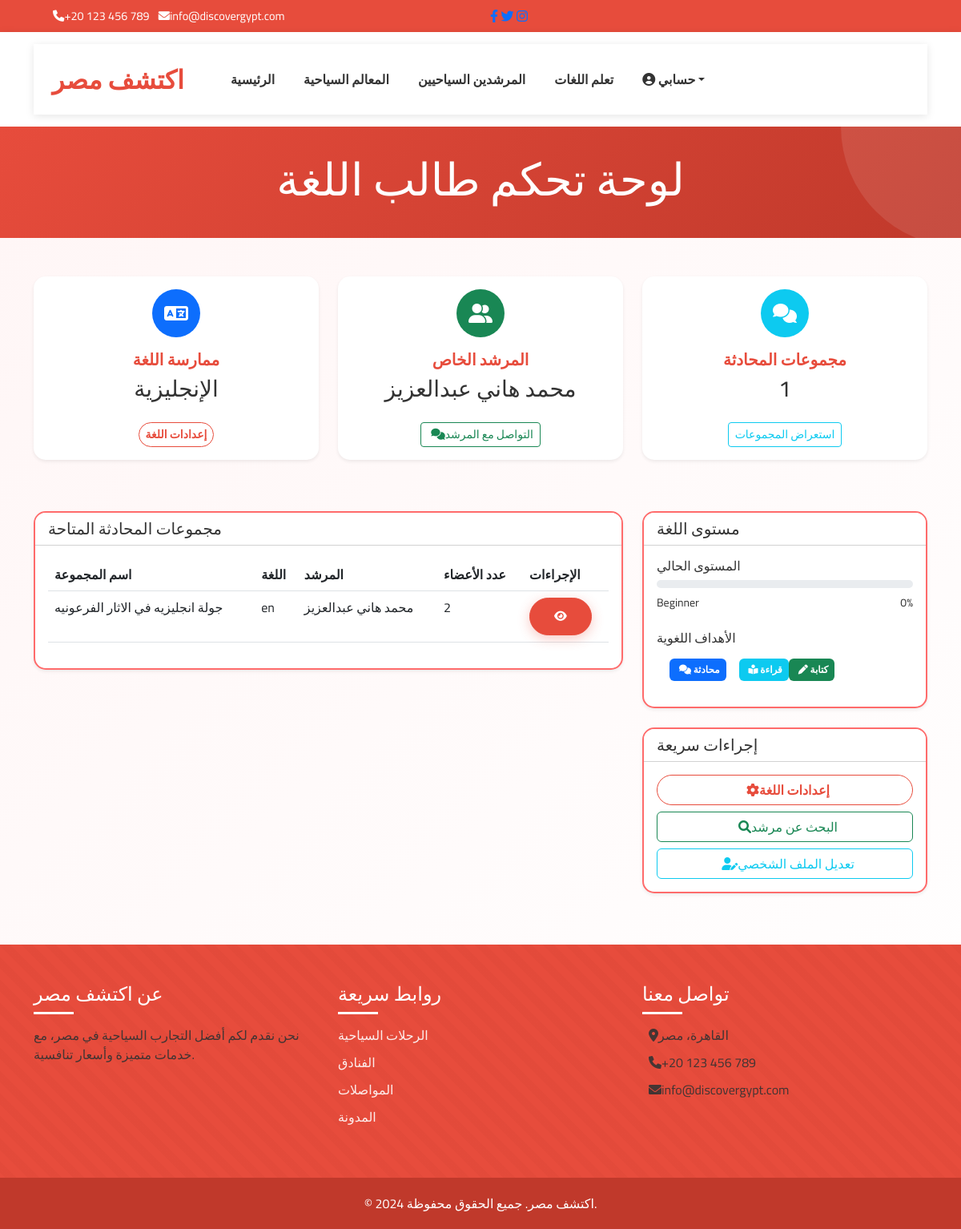
The app's page /student/dashboard (signed in) with its own data.
### models.py (models this page shows, shortened)
class User(UserMixin, db.Model):
    id = db.Column(db.Integer, primary_key=True)
    username = db.Column(db.String(64), unique=True, nullable=False)
    email = db.Column(db.String(120), unique=True, nullable=False)
    password_hash = db.Column(db.String(256), nullable=False)
    is_guide = db.Column(db.Boolean, default=False)
    is_student = db.Column(db.Boolean, default=False)
    is_tourist = db.Column(db.Boolean, default=False)
    is_admin = db.Column(db.Boolean, default=False)
    phone = db.Column(db.String(20), nullable=True)
    country = db.Column(db.String(100), nullable=True)
    governorate = db.Column(db.String(100), nullable=True)
    city = db.Column(db.String(100), nullable=True)
    profile_pic = db.Column(db.String(200), nullable=True)
    education_level = db.Column(db.String(100), nullable=True)
    university = db.Column(db.String(200), nullable=True)
    languages = db.Column(db.String(200), nullable=True)
    bio = db.Column(db.Text, nullable=True)
    date_joined = db.Column(db.DateTime, default=datetime.utcnow)
    profile_completed = db.Column(db.Boolean, default=False)
    reviews = db.relationship('Review', backref='author', lazy='dynamic')
    guide_profile = db.relationship('Guide',
                                  foreign_keys='Guide.user_id',
                                  backref='user_profile', # Changed from 'user' to 'user_profile'
                                  uselist=False)
    language_practices = db.relationship('LanguagePractice',
                                       foreign_keys='LanguagePractice.student_id',
                                       backref=db.backref('student_user', lazy='joined'),  # Changed from 'student' to 'student_user'
                                       lazy='dynamic')

class ChatGroup(db.Model):
    id = db.Column(db.Integer, primary_key=True)
    name = db.Column(db.String(100), nullable=False)
    description = db.Column(db.Text, nullable=True)
    created_at = db.Column(db.DateTime, default=datetime.utcnow)
    guide_id = db.Column(db.Integer, db.ForeignKey('user.id'), nullable=False)
    language = db.Column(db.String(50), nullable=False)
    guide = db.relationship('User', backref=db.backref('guide_chats', lazy='dynamic'))
    messages = db.relationship('ChatMessage', backref='chat_group_ref', lazy='dynamic', cascade='all, delete-orphan')
    members = db.relationship('ChatGroupMember', backref='chat_group', lazy='dynamic', cascade='all, delete-orphan')

class LanguagePractice(db.Model):
    id = db.Column(db.Integer, primary_key=True)
    student_id = db.Column(db.Integer, db.ForeignKey('user.id'), nullable=False)
    guide_id = db.Column(db.Integer, db.ForeignKey('user.id'), nullable=True)
    language = db.Column(db.String(10), nullable=False)
    proficiency_level = db.Column(db.String(20), nullable=False)
    availability = db.Column(db.String(200))
    interests = db.Column(db.String(500))
    selection_date = db.Column(db.DateTime, nullable=True)
    expiry_date = db.Column(db.DateTime, nullable=True)
    request_token = db.Column(db.String(100), unique=True, nullable=True)
    status = db.Column(db.String(20), default='pending')  # pending, accepted, rejected, expired
    student = db.relationship('User',
                            foreign_keys=[student_id],
                            backref=db.backref('language_practice_info', lazy='dynamic'),
                            primaryjoin='LanguagePractice.student_id == User.id')
    guide = db.relationship('User',
                          foreign_keys=[guide_id],
                          backref=db.backref('guided_practices', lazy='dynamic'),
                          primaryjoin='LanguagePractice.guide_id == User.id')

### routes.py (the view)
@main.route('/student/dashboard')
@login_required
def student_dashboard():
    if not current_user.is_student:
        flash('You do not have permission to access this page.', 'danger')
        return redirect(url_for('main.index'))
    language_practice = LanguagePractice.query.filter_by(student_id=current_user.id).first()
    memberships = ChatGroupMember.query.filter_by(user_id=current_user.id).all()
    chat_groups = []
    for membership in memberships:
        group = membership.chat_group
        group.member_count = ChatGroupMember.query.filter_by(chat_group_id=group.id).count()
        chat_groups.append(group)
    guide = None
    if language_practice and language_practice.guide_id:
        guide_user = User.query.get(language_practice.guide_id)
        guide = Guide.query.filter_by(user_id=guide_user.id).first()
    available_guides = []
    if language_practice:
        guides = Guide.query.join(User).filter(User.is_guide==True).all()
        available_guides = [g for g in guides if language_practice.language.lower() in (g.user.languages or '').lower()]
    return render_template('student/dashboard.html',
                          title='Student Dashboard',
                          language_practice=language_practice,
                          chat_groups=chat_groups,
                          guide=guide,
                          available_guides=available_guides)

### templates/student/dashboard.html (shortened to what this page needs)
{% extends "base.html" %}
{% block content %}
    <div class="page-header text-center">
        <div class="container">
            <h1 class="display-4">{{ _('لوحة تحكم طالب اللغة') }}</h1>
        </div>
    </div>
    <div class="container mt-5">
        <div class="row mb-4">
            <div class="col-lg-4 col-md-6 mb-4">
                <div class="card border-0 shadow-sm">
                    <div class="card-body text-center">
                        <div class="stats-icon bg-primary mx-auto mb-3">
                            <i class="fas fa-language"></i>
                        </div>
                        <h5 class="card-title">{{ _('ممارسة اللغة') }}</h5>
                        <h3 class="card-text">
                            {% if language_practice %}
                                {% if language_practice.language == 'ar' %}
                                    {{ _('العربية') }}
                                {% elif language_practice.language == 'en' %}
                                    {{ _('الإنجليزية') }}
                                {% elif language_practice.language == 'fr' %}
                                    {{ _('الفرنسية') }}
                                {% elif language_practice.language == 'de' %}
                                    {{ _('الألمانية') }}
                                {% elif language_practice.language == 'es' %}
                                    {{ _('الإسبانية') }}
                                {% elif language_practice.language == 'it' %}
                                    {{ _('الإيطالية') }}
                                {% elif language_practice.language == 'ru' %}
                                    {{ _('الروسية') }}
                                {% elif language_practice.language == 'zh' %}
                                    {{ _('الصينية') }}
                                {% else %}
                                    {{ language_practice.language }}
                                {% endif %}
                            {% else %}
                                {{ _('غير مفعل') }}
                            {% endif %}
                        </h3>
                        <a href="{{ url_for('main.language_setup') }}" class="btn btn-sm btn-outline-primary mt-3">{{ _('إعدادات اللغة') }}</a>
                    </div>
                </div>
            </div>
            <div class="col-lg-4 col-md-6 mb-4">
                <div class="card border-0 shadow-sm">
                    <div class="card-body text-center">
                        <div class="stats-icon bg-success mx-auto mb-3">
                            <i class="fas fa-user-friends"></i>
                        </div>
                        <h5 class="card-title">{{ _('المرشد الخاص') }}</h5>
                        <h3 class="card-text">
                            {% if language_practice and language_practice.guide %}
                                {{ language_practice.guide.username }}
                            {% else %}
                                {{ _('لا يوجد') }}
                            {% endif %}
                        </h3>
                        {% if language_practice and language_practice.guide %}
                            <a href="{{ url_for('main.guide_tourist_chat', tourist_id=current_user.id) }}" class="btn btn-sm btn-outline-success mt-3">
                                <i class="fas fa-comments me-1"></i>{{ _('التواصل مع المرشد') }}
                            </a>
                        {% else %}
                            <a href="{{ url_for('main.student_find_language_guide') }}" class="btn btn-sm btn-outline-success mt-3">
                                <i class="fas fa-search me-1"></i>{{ _('البحث عن مرشد') }}
                            </a>
                        {% endif %}
                    </div>
                </div>
            </div>
            <div class="col-lg-4 col-md-6 mb-4">
                <div class="card border-0 shadow-sm">
                    <div class="card-body text-center">
                        <div class="stats-icon bg-info mx-auto mb-3">
                            <i class="fas fa-comments"></i>
                        </div>
                        <h5 class="card-title">{{ _('مجموعات المحادثة') }}</h5>
                        <h3 class="card-text">{{ chat_groups|length }}</h3>
                        <a href="#" class="btn btn-sm btn-outline-info mt-3">{{ _('استعراض المجموعات') }}</a>
                    </div>
                </div>
            </div>
        </div>
        <div class="row">
            <div class="col-lg-8">
                <div class="card mb-4 shadow-sm">
                    <div class="card-header bg-white">
                        <h5 class="mb-0">{{ _('مجموعات المحادثة المتاحة') }}</h5>
                    </div>
                    <div class="card-body">
                        {% if chat_groups %}
                            <div class="table-responsive">
                                <table class="table table-hover">
                                    <thead>
                                        <tr>
                                            <th>{{ _('اسم المجموعة') }}</th>
                                            <th>{{ _('اللغة') }}</th>
                                            <th>{{ _('المرشد') }}</th>
                                            <th>{{ _('عدد الأعضاء') }}</th>
                                            <th>{{ _('الإجراءات') }}</th>
                                        </tr>
                                    </thead>
                                    <tbody>
                                        {% for group in chat_groups %}
                                        <tr>
                                            <td>{{ group.name }}</td>
                                            <td>{{ group.language }}</td>
                                            <td>{{ group.guide.username }}</td>
                                            <td>{{ group.member_count }}</td>
                                            <td>
                                                <a href="{{ url_for('main.chat_detail', chat_id=group.id) }}" class="btn btn-sm btn-primary">
                                                    <i class="fas fa-eye"></i>
                                                </a>
                                            </td>
                                        </tr>
                                        {% endfor %}
                                    </tbody>
                                </table>
                            </div>
                        {% else %}
                            <div class="text-center py-4">
                                <i class="fas fa-comment-slash fa-3x text-muted mb-3"></i>
                                <p>{{ _('لا توجد مجموعات محادثة متاحة حالياً') }}</p>
                                <p>{{ _('يمكن للمرشد الخاص بك إضافتك إلى مجموعات المحادثة لممارسة اللغة') }}</p>
                            </div>
                        {% endif %}
                    </div>
                </div>
            </div>
            <div class="col-lg-4">
                <div class="card mb-4 shadow-sm">
                    <div class="card-header bg-white">
                        <h5 class="mb-0">{{ _('مستوى اللغة') }}</h5>
                    </div>
                    <div class="card-body">
                        {% if language_practice %}
                            <div class="mb-4">
                                <h6>{{ _('المستوى الحالي') }}</h6>
                                <div class="progress" style="height: 10px;">
                                    {% set level_percentage = {
                                        'مبتدئ': 20,
                                        'متوسط': 50,
                                        'متقدم': 80,
                                        'beginner': 20,
                                        'intermediate': 50,
                                        'advanced': 80
                                    } %}
                                </div>
                                <div class="d-flex justify-content-between mt-2">
                                    <small>{{ language_practice.proficiency_level }}</small>
                                    <small>{{ level_percentage.get(language_practice.proficiency_level, 0) }}%</small>
                                </div>
                            </div>
                            <div class="mb-3">
                                <h6>{{ _('الأهداف اللغوية') }}</h6>
                                <div class="d-flex align-items-center mt-3">
                                    <div class="me-3">
                                        <div class="badge bg-primary text-white p-2">
                                            <i class="fas fa-comments me-1"></i> {{ _('محادثة') }}
                                        </div>
                                    </div>
                                    <div class="me-3">
                                        <div class="badge bg-info text-white p-2">
                                            <i class="fas fa-book-reader me-1"></i> {{ _('قراءة') }}
                                        </div>
                                    </div>
                                    <div>
                                        <div class="badge bg-success text-white p-2">
                                            <i class="fas fa-pen me-1"></i> {{ _('كتابة') }}
                                        </div>
                                    </div>
                                </div>
                            </div>
                        {% else %}
                            <p class="text-center text-muted">{{ _('لم تقم بإعداد ملف ممارسة اللغة بعد.') }}</p>
                            <div class="d-grid">
                                <a href="{{ url_for('main.language_setup') }}" class="btn btn-primary">{{ _('إعداد الآن') }}</a>
                            </div>
                        {% endif %}
                    </div>
                </div>
                <div class="card shadow-sm">
                    <div class="card-header bg-white">
                        <h5 class="mb-0">{{ _('إجراءات سريعة') }}</h5>
                    </div>
                    <div class="card-body">
                        <div class="d-grid gap-2">
                            <a href="{{ url_for('main.language_setup') }}" class="btn btn-outline-primary">
                                <i class="fas fa-cog me-2"></i>{{ _('إعدادات اللغة') }}
                            </a>
                            <a href="{{ url_for('main.student_find_language_guide') }}" class="btn btn-outline-success">
                                <i class="fas fa-search me-2"></i>{{ _('البحث عن مرشد') }}
                            </a>
                            <a href="{{ url_for('main.edit_profile') }}" class="btn btn-outline-info">
                                <i class="fas fa-user-edit me-2"></i>{{ _('تعديل الملف الشخصي') }}
                            </a>
                        </div>
                    </div>
                </div>
            </div>
        </div>
    </div>
{% endblock %}

### records on screen
User: guide.username "محمد هاني عبدالعزيز"
ChatGroup: name "جولة انجليزيه في الاثار الفرعونيه", language "en", guide.username "محمد هاني عبدالعزيز", member_count "2"
LanguagePractice: proficiency_level "Beginner", get "0"

### other values on screen
{{ chat_groups|length }} "1"
